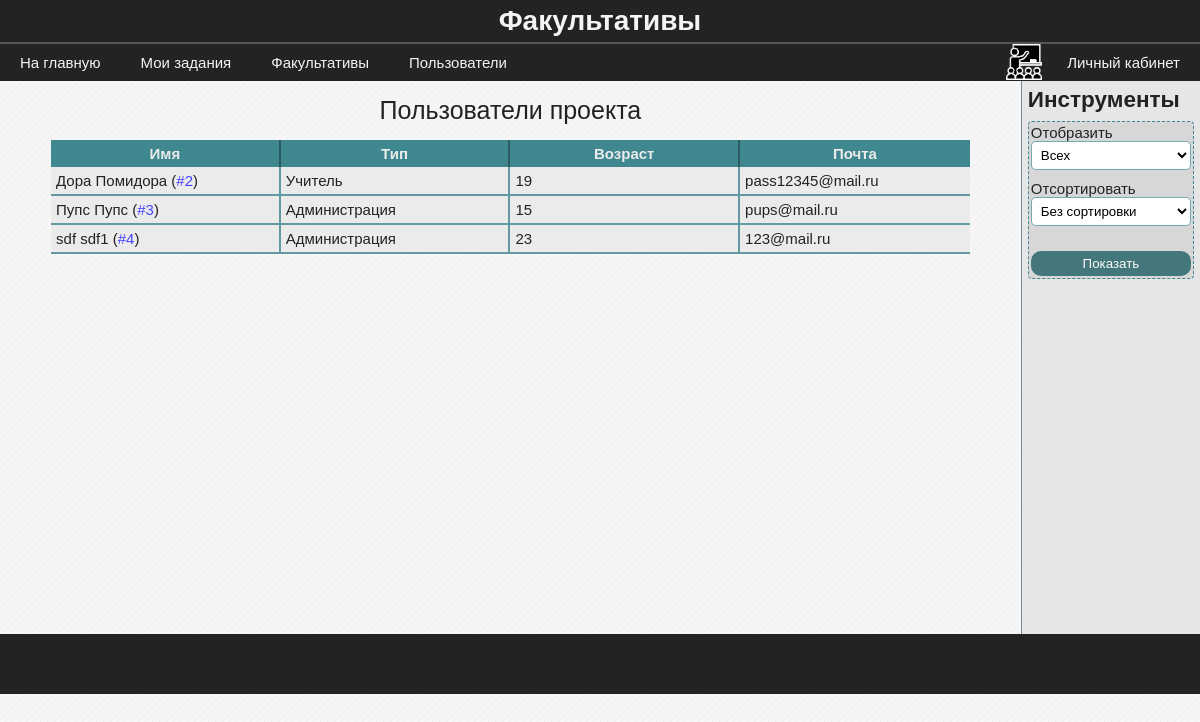
Screenshot of /users/ (signed in) with the database file from the repository.
### data/model_users.py (models this page shows, shortened)
class User(SqlAlchemyBase, UserMixin, SerializerMixin):
    __tablename__ = 'users'
    id = sqlalchemy.Column(sqlalchemy.Integer,
                           primary_key=True, autoincrement=True)
    surname = sqlalchemy.Column(sqlalchemy.String)
    name = sqlalchemy.Column(sqlalchemy.String)
    age = sqlalchemy.Column(sqlalchemy.Integer)
    email = sqlalchemy.Column(sqlalchemy.String)
    type = sqlalchemy.Column(sqlalchemy.Integer)
    last_time_in = sqlalchemy.Column(sqlalchemy.String,
                                     default=time.ctime)
    hashed_password = sqlalchemy.Column(sqlalchemy.String)
    photo = sqlalchemy.orm.relation("File", uselist=False)
    groups = sqlalchemy.orm.relation("Group",
                                     secondary="users_to_groups",
                                     backref="users")

### blueprints/users.py (the view)
@blueprint.route('/users/', methods=['GET', 'POST'])
def users():
    session = db_session.create_session()
    form = FormFilterUsers()
    if form.validate_on_submit():
        if form.filter_by.data == 4:
            users = session.query(User).all()
        else:
            users = session.query(User).filter(User.type == form.filter_by.data).all()
        if form.sort_by.data == 2:
            users.sort(key=lambda x: (x.name, x.surname))
        elif form.sort_by.data == 1:
            users.sort(key=lambda x: x.type)
        return render_template('users.html', users=users, bool_userbox=True, form=form)
    else:
        users = session.query(User).all()
        return render_template('users.html', users=users, bool_userbox=True, form=form)

### forms/form_filter_users.py
class FormFilterUsers(FlaskForm):
    filter_by = SelectField('Отобразить', choices=[(4, 'Всех'), (3, 'Учеников'), (2, 'Учителей'), (1, 'Администрацию')], coerce=int)
    sort_by = SelectField('Отсортировать', choices=[(3, 'Без сортировки'), (2, 'По алфавиту'), (1, 'По типу')], coerce=int)
    submit = SubmitField('Показать')

### blueprints/user_authenticate.py (called while the page is built)
@login_manager.user_loader
def user_load(user_id):
    session = db_session.create_session()
    return session.query(User).get(user_id)

### data/db_session.py (called while the page is built)
def create_session() -> Session:
    global __factory
    return __factory()

### templates/users.html (shortened to what this page needs)
{% extends "base.html" %}
{% block content %}
    <table class="average-table">
        <caption>Пользователи проекта</caption>
        <thead>
            <th>Имя</th>
            <th>Тип</th>
            <th>Возраст</th>
            <th>Почта</th>
        </thead>
        <tbody>
            {% for user in users %}
                <tr>
                    <td>{{ user.name }} {{ user.surname }} (<a href="/user/{{ user.id }}">#{{ user.id }}</a>)</td>
                    <td>
                        {{ 'Учитель' if user.type == 2 }}
                        {{ 'Администрация' if user.type == 1 }}
                    </td>
                    <td>{{ user.age }}</td>
                    <td>{{ user.email }}</td>
                </tr>
            {% endfor %}
        </tbody>
    </table>
{% endblock %}
{% if bool_userbox %}
{% block userbox %}
    <h2>Инструменты</h2>
    {% from 'macros/render_field.html' import render_field %}
    <form method='POST' class='mini-form' novalidate>
        {{ render_field(form.filter_by, class="form-field")}}
        {{ render_field(form.sort_by, class="form-field")}}
        <section>
            {{ form.submit(class='blue-btn submit') }}
        </section>
    </form>
{% endblock %}
{% endif %}

### static/css/stylesheet.css (style rules this page uses)
body { background-color: #f6f6f6; font-family: "Calibri", sans-serif; font-size: 15px; }
* { margin: 0; padding: 0; }
a { text-decoration: none; }
.userbox h2 { margin-bottom: 8px; }
.userbox input { text-decoration: none; border: none; width: 100%; }
.blue-btn { background-color: rgba(51, 109, 114, 1); color: white; }
.form-field { background-color: #fff; border-radius: 5px; border: 1px solid rgba(63, 136, 143, 0.7); box-sizing: border-box; outline: none; padding: 10px; width: 100%; }
.submit { background-color: rgba(51, 109, 114, 0.9); border-color: rgba(41, 87, 91, 0.9); border-radius: 10px; color: rgb(250, 250, 250); cursor: pointer; margin-top: 15px; padding: 10px; }
.mini-form { background-color: rgba(215, 215, 215); border: 1px dashed rgba(63, 136, 143); border-radius: 4px; padding: 2px; }
.mini-form .form-field { padding: 5px; margin-bottom: 10px; }
.mini-form .submit { padding: 5px; }
.average-table { border-spacing: 0; margin: auto; table-layout: fixed; width: 90%; }
.average-table a { color: #44f; }
.average-table caption { font-size: 25px; padding: 15px 0px; }
.average-table th { color:rgba(235, 235, 235); background-color: rgba(63, 136, 143, 1); border-right: 2px solid rgba(41, 87, 91, 0.9); padding: 5px 0px; margin-bottom: 5px; }
.average-table th:last-child { border-right: none; }
.average-table td { background-color: rgba(235, 235, 235); border-bottom: 2px solid rgba(63, 136, 143, 0.8); border-right: 2px solid rgba(63, 136, 143, 0.8); padding: 5px 5px; }
.average-table td:last-child { border-right: none; }

### rows the page displays
User: name "Дора", surname "Помидора", id "2", type "Учитель", age "19", email "pass12345@mail.ru"
User: name "Пупс", surname "Пупс", id "3", type "Администрация", age "15", email "pups@mail.ru"
User: name "sdf", surname "sdf1", id "4", type "Администрация", age "23", email "123@mail.ru"

### other values shown
{{ field.label() }} "Отобразить Отсортировать"
